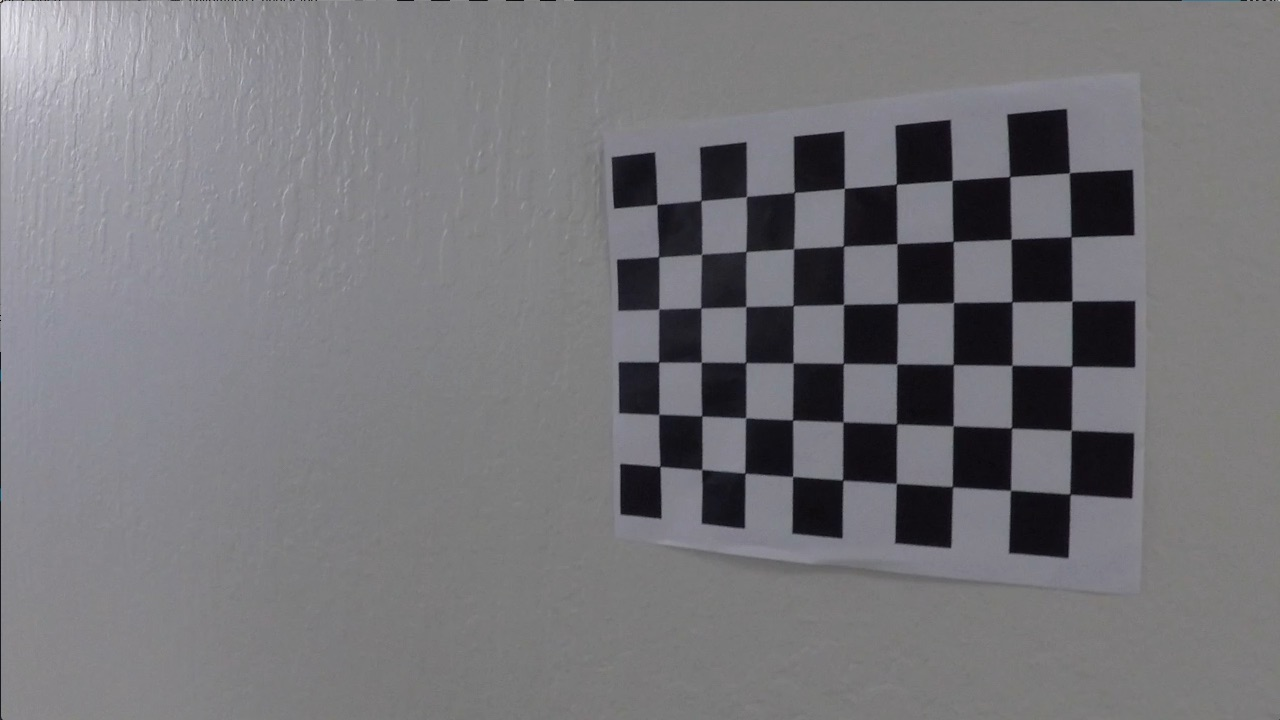
#> input picture camera_cal/calibration12.jpg, 1280 x 720 px; its folder holds 4 pictures in this run
$ python solution.py   (older library calls are emulated)
#> lines starting #> are read from the running program, lines starting #| are printed output that depends on the picture; after the words box and inside, x2 and y2 are one past the last pixel; in counts of white or black regions, pixels touching at a corner belong together
import numpy as np
import cv2
import glob

from moviepy.editor import VideoFileClip


class Line(object):

    def __init__(self):
        # was the line detected in the last iteration?
        self.detected = False

        # x values of the last n fits of the line
        self.recent_xfitted = []

        # average x values of the fitted line over the last n iterations
        self.bestx = None

        # store all polynomials to use in best_fit
        self.polyfits = []

        # polynomial coefficients averaged over the last n iterations
        self.best_fit = None

        # polynomial coefficients for the most recent fit
        self.current_fit = [np.array([False])]

        # radius of curvature of the line in meters
        self.radius_of_curvature = None

        # distance in meters of vehicle center from the line
        self.line_base_pos = None

        # difference in fit coefficients between last and new fits
        self.diffs = np.array([0, 0, 0], dtype='float')

        # x values for detected line pixels
        self.x = []

        # y values for detected line pixels
        self.y = []

        # indices of the lane segment
        self.inds = []

    def average_fit(self):
        self.best_fit = np.mean(self.polyfits, axis=0)


class LaneDetection(object):

    def __init__(self, cal_images, test_image):
        # number of frames in video
#> called with test_image = 'camera_cal/calibration12.jpg'
        self.count = -1

        # the number of sliding windows
        self.nwindows = 9

        # Set the width of the windows +/- self.margin
        self.margin = 100

        # Set minimum number of pixels found to recenter window
        self.minpix = 50

        # calibration image
        self.cal_images = cal_images

        # calibrate the camera with the test image
        self.calibrate_camera(cv2.imread(test_image))
#> in calibrate_camera, `img_size = (test_image.shape[1], test_image.shape[0])`: img_size = (1280, 720)

        # Define conversions in x and y from pixels space to meters
        self.ym_per_pix = 30 / 720  # meters per pixel in y dimension

        self.xm_per_pix = 3.7 / 700  # meters per pixel in x dimension

        # pixel to meter conversion
        self.pix_to_meter = 0.0002636

        self.lane_width = 530

        # left line data
        self.left_line = Line()

        # right line data
        self.right_line = Line()

    def set_obj_and_img_points(self):
        # prepare object points, like (0,0,0), (1,0,0), (2,0,0) ....,(6,5,0)
        objp = np.zeros((6 * 9, 3), np.float32)
        objp[:, :2] = np.mgrid[0:9, 0:6].T.reshape(-1, 2)

        # Arrays to store object points and image points from all the images.
        self.objpoints = []  # 3d points in real world space
        self.imgpoints = []  # 2d points in image plane.

        # Step through the list and search for chessboard corners
        for fname in self.cal_images:
            img = cv2.imread(fname)
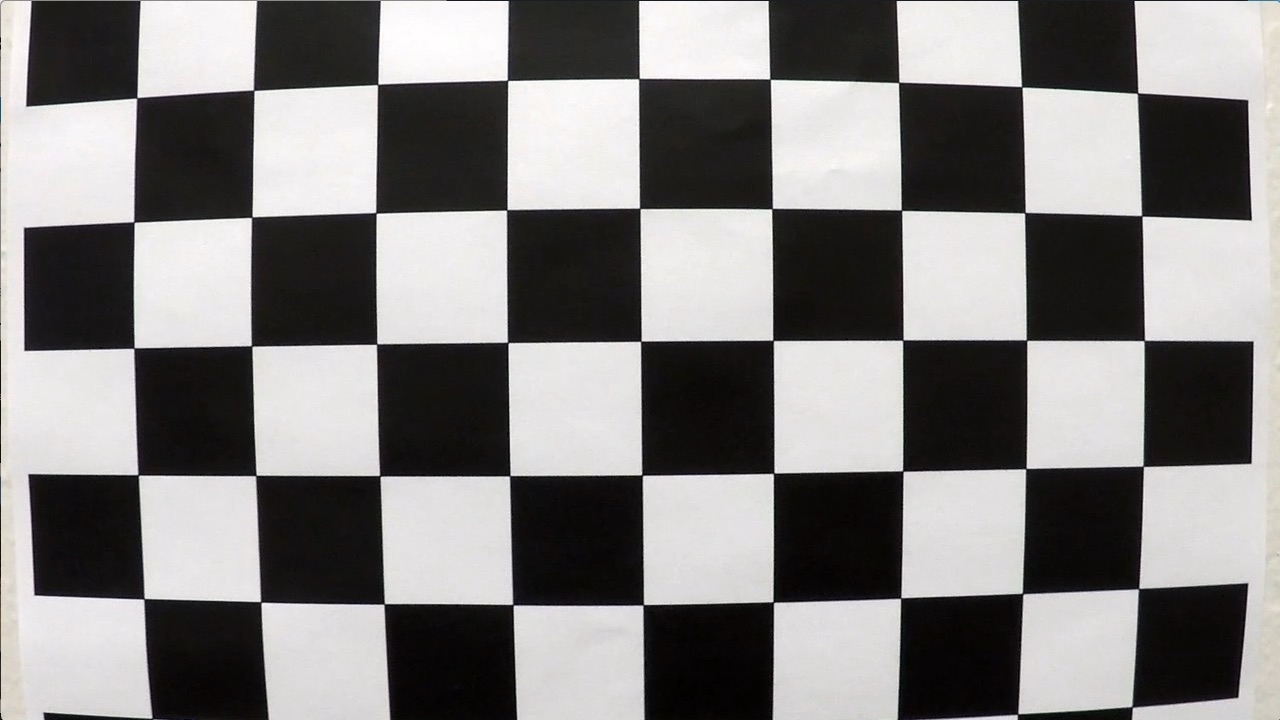
#> input picture camera_cal/calibration1.jpg, 1280 x 720 px
#> img is the input picture: shape (720, 1280, 3); mean B, G, R 127.8, 128.4, 130.1
            gray = cv2.cvtColor(img, cv2.COLOR_BGR2GRAY)

            # Find the chessboard corners
            ret, corners = cv2.findChessboardCorners(gray, (9, 6), None)
#> ret = False; corners = None
#             if not ret: print(fname)
            # If found, add object points, image points
            if ret == True:
                self.objpoints.append(objp)
                self.imgpoints.append(corners)

                # Draw and display the corners
                img = cv2.drawChessboardCorners(img, (9, 6), corners, ret)
#> pass 2 of the loop in set_obj_and_img_points, `for fname in self.cal_images:`:
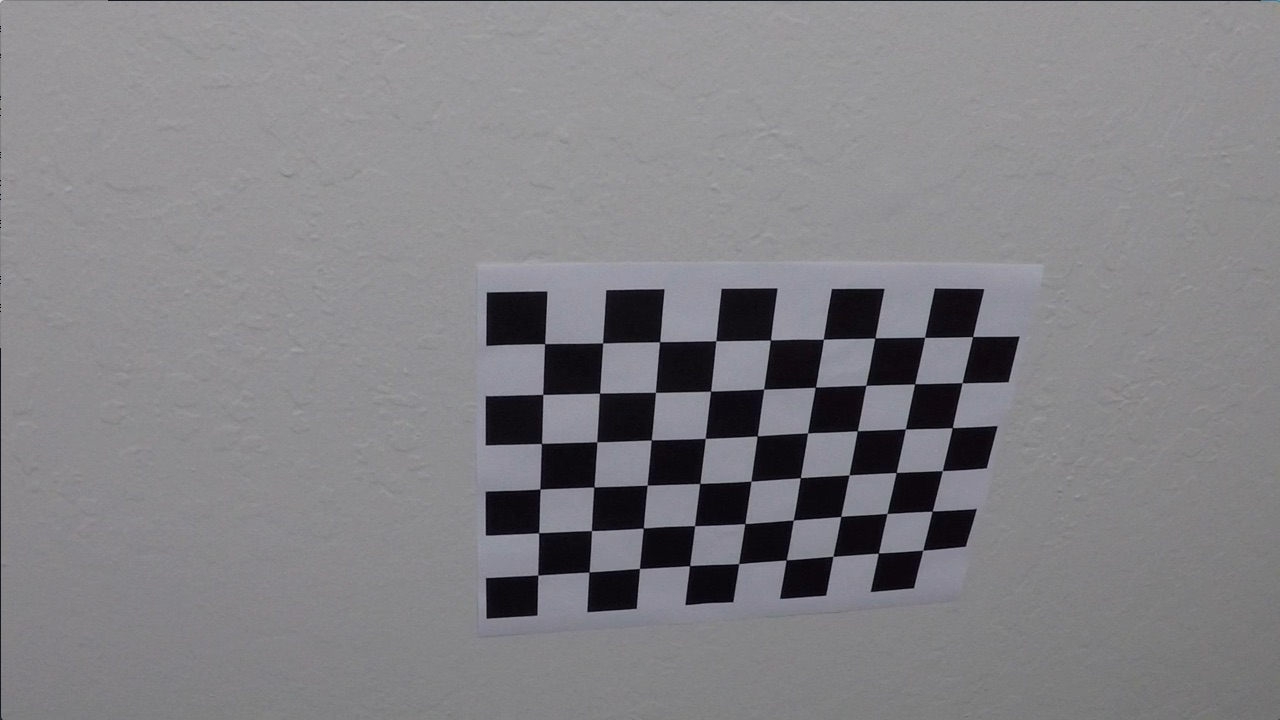
#> input picture camera_cal/calibration10.jpg, 1280 x 720 px
#> in set_obj_and_img_points, img is the input picture: shape (720, 1280, 3); mean B, G, R 133.1, 129.4, 130.2
#> in set_obj_and_img_points, `ret, corners = cv2.findChessboardCorners(gray, (9, 6), None)`: ret = True; corners = 54 rows, first 8: [545.3, 343.1], [602.7, 342.8], [660.1, 341.3], [715.8, 340.7], [770.6, 340], [823.5, 339.2], [874.3, 338.5], [925.1, 337.4]
#> in set_obj_and_img_points, `img = cv2.drawChessboardCorners(img, (9, 6), corners, ret)`:
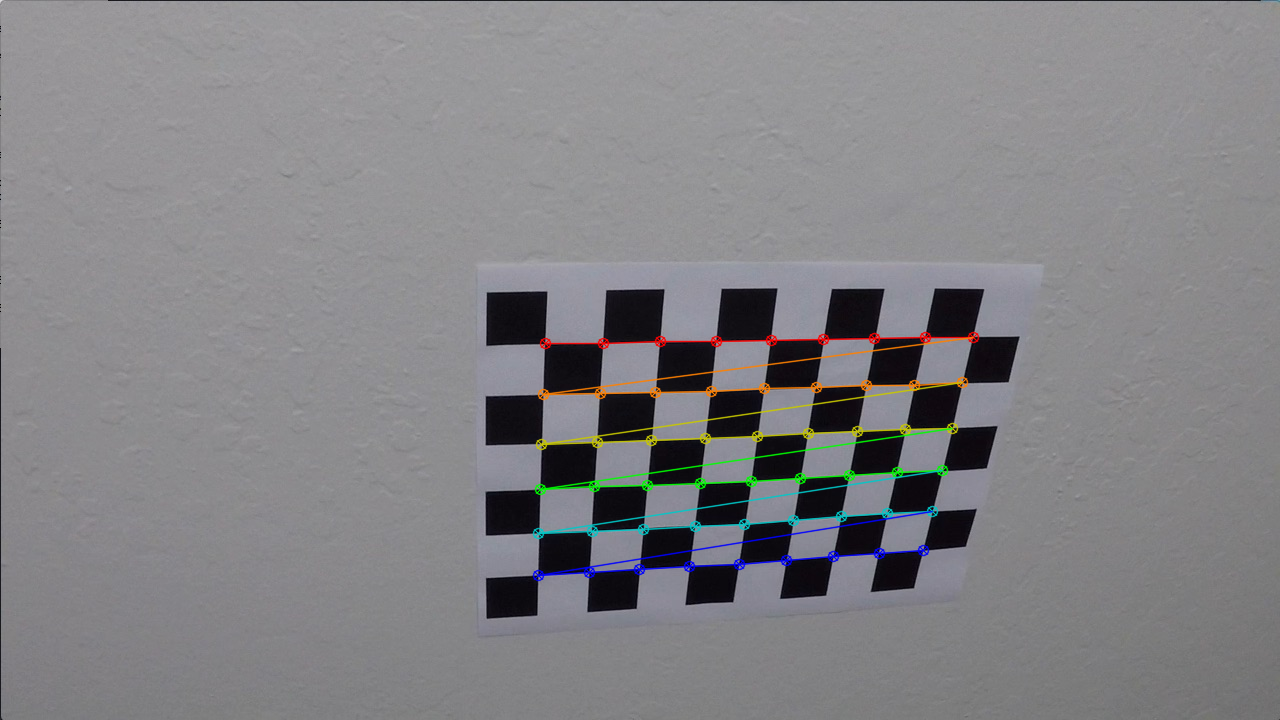
#> img: shape (720, 1280, 3); 1.91% of pixels changed, all inside (x1, y1, x2, y2) = (532, 331, 980, 582)
#> pass 3 of the loop in set_obj_and_img_points, `for fname in self.cal_images:`:
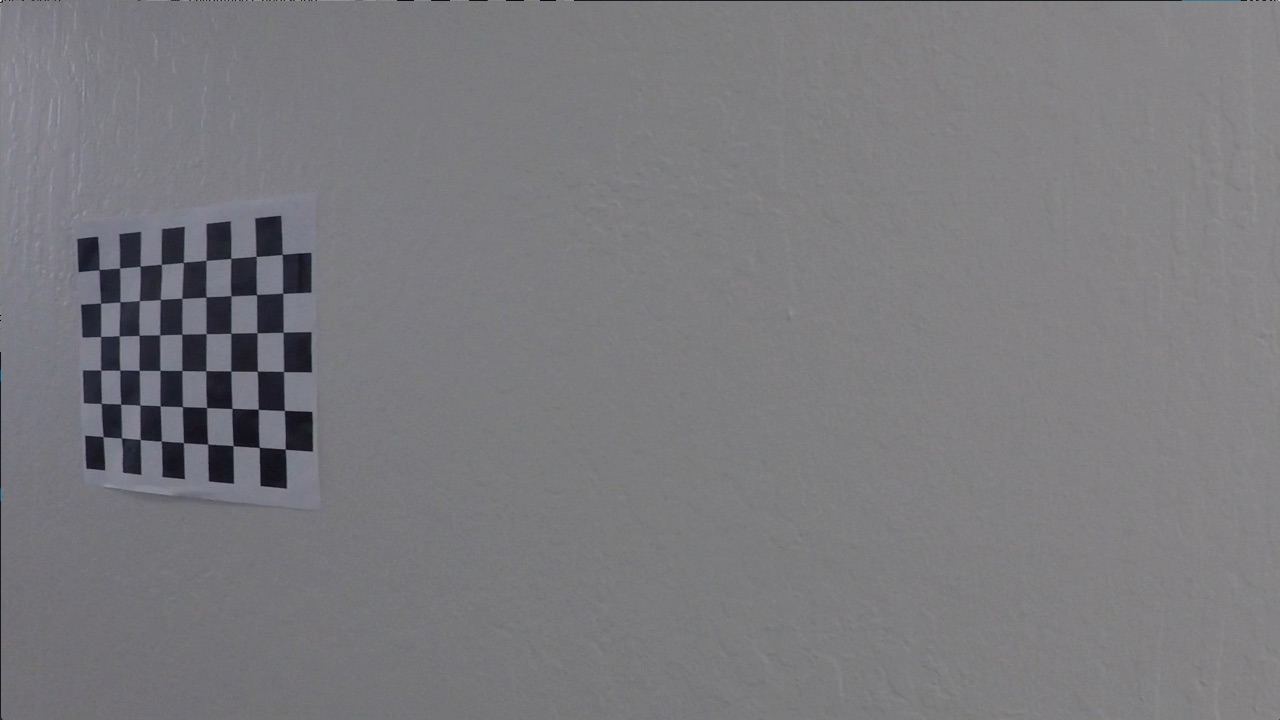
#> input picture camera_cal/calibration11.jpg, 1280 x 720 px
#> in set_obj_and_img_points, img is the input picture: shape (720, 1280, 3); mean B, G, R 125.2, 121.7, 122.2
#> corners = 54 rows, first 8: [99.22, 269.6], [119.6, 268], [140.1, 266.1], [161.3, 264.5], [183.3, 262.5], [206.1, 260.3], [230.7, 258.2], [256.2, 256.3]
#> in set_obj_and_img_points, `img = cv2.drawChessboardCorners(img, (9, 6), corners, ret)`:
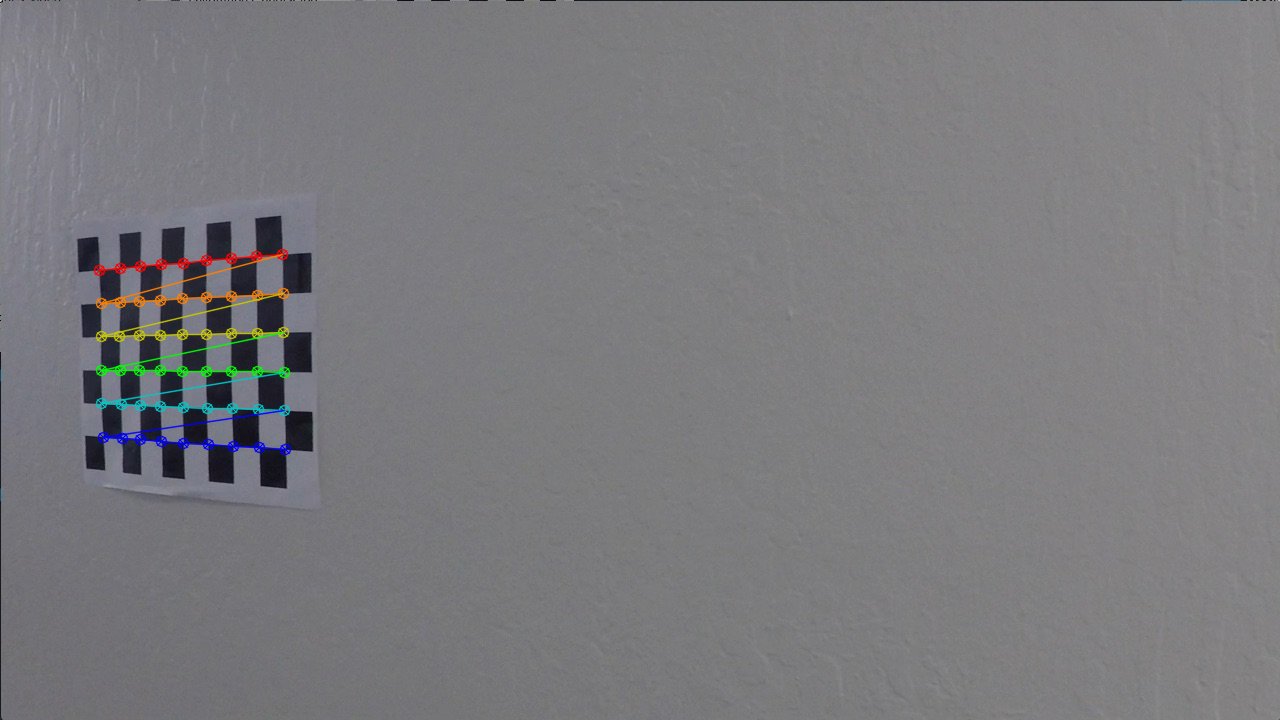
#> img: shape (720, 1280, 3); 1.11% of pixels changed, all inside (x1, y1, x2, y2) = (93, 248, 292, 456)

    def calibrate_camera(self, test_image):
        img_size = (test_image.shape[1], test_image.shape[0])

        self.set_obj_and_img_points()

        if len(self.objpoints) == 0 or len(self.imgpoints) == 0:
            raise Exception("Calibration Failed!")

        # Do camera calibration given object points and image points
        ret, mtx, dist, rvecs, tvecs = cv2.calibrateCamera(self.objpoints,
                                                           self.imgpoints,
                                                           img_size,
                                                           None,
                                                           None)
#> ret = 0.644; mtx = [[1057.6, 0, 691.1], [0, 1058.6, 278], [0, 0, 1]]; dist = [[-0.322, 0.709, 0.013, 0.00946, -1.02]]; rvecs = ([0.424, -0.236, 0.0488], [-0.024, 0.4, -0.0295]); tvecs = ([-2.48, 1.1, 17.79], [-17.95, -0.401, 29.17])

        self.mtx = mtx
#> self.mtx = [[1057.6, 0, 691.1], [0, 1058.6, 278], [0, 0, 1]]
        self.dist = dist
#> self.dist = [[-0.322, 0.709, 0.013, 0.00946, -1.02]]

    def undistort(self, img):
        return cv2.undistort(img, self.mtx, self.dist, None, self.mtx)

    def to_gray(self, img):
        return cv2.cvtColor(img, cv2.COLOR_BGR2GRAY)

    def to_rgb(self, img):
        return cv2.cvtColor(img, cv2.COLOR_BGR2RGB)

    # [295 lines left out: functions abs_sobel_thresh, mag_thresh, dir_threshold, gradient_binary, binary_transform, to_hls and 5 more, not called in this run]

    def distance_to_center_in_meters(self, x_base, midpoint):
        return abs(x_base - midpoint) * self.pix_to_meter

    # [181 lines left out: functions detect_lines_from_previous, sanity_check, project_lane, process_image, not called in this run]

images = glob.glob('camera_cal/calibration*.jpg')
# use one image as calibration
test_image = images.pop(-1)

# create instance of LaneDetection class
ld = LaneDetection(images, test_image)

white_output = 'output_video.mp4'
#> (the run stopped early here; a loop or call above may not have finished)
